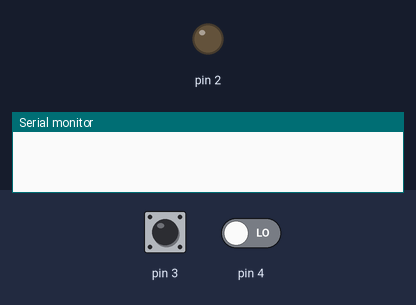
Bench run of a sketch on a simulated Arduino Uno, built with avr-gcc and run on an emulated ATmega328P. Parts: output pins drawn as LEDs (lit = HIGH), the last lines printed to the serial monitor. The test bench sets the inputs (shaded band); at power-on: pin 3 LOW, pin 4 LOW.

Above: at 1.2 s.
1.3 s: pin 3 driven HIGH
3.2 s: pin 4 driven HIGH
4.8 s: pin 3 driven LOW
6.7 s: pin 4 driven LOW
At 7.1 s:
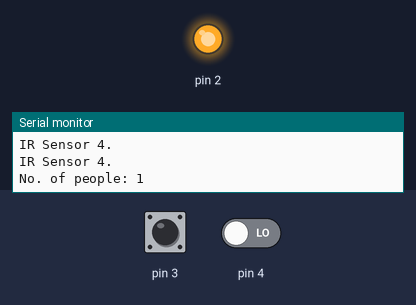
8.2 s: pin 3 driven HIGH and pin 4 driven HIGH
11.2 s: pin 3 pulsed LOW 2 times (0.12 s each, 0.3 s apart)
Timing chart, 0 to 14.2 s (numbered marks = the images above; inputs shaded):
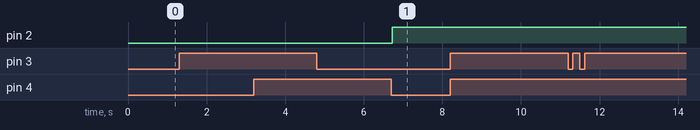

Measured:
- after the input at 6.7 s, pin 2: LOW → HIGH at once

The sketch:

auto_light_IR_sensor_.ino
```cpp
//================================
// Successful run on: 19/11/2023
//================================
byte PersonNo;
byte bt = 0;
bool entering, exiting, bet;

void setup() {
  pinMode(3, INPUT);
  pinMode(4, INPUT);
  pinMode(2, OUTPUT);
  Serial.begin(9600);
}

void loop() {
  entering = exiting = bet = false;

  if (digitalRead(3) == HIGH && digitalRead(4) == HIGH) bet = true;   // Check if the person is standing in front of both sensors.

// Check if the person is entering.

  while(digitalRead(3) == HIGH){
    Serial.println("IR sensor 3.");
    if (digitalRead(4) == HIGH && !bet){
      entering = true;
      Serial.println("IR sensor 3 and 4");
    }
  }


  // Check if the person is exiting.

  while(digitalRead(4) == HIGH){
    Serial.println("IR Sensor 4.");
    if (digitalRead(3) == HIGH && !bet){
      Serial.println("IR sensors 4 and 3.");
      exiting = true;
    }
  }

  //Check if the person is still exiting.

  if (digitalRead(3) == HIGH && digitalRead(4) == HIGH)  {               // if not, then the person must be standing in front of both sensors.
    exiting = false;
    bet = true;
    Serial.println("Person is in between.");
  }

  while (bet){
    if (!(digitalRead(3) == HIGH && digitalRead(4) == HIGH)) {
      ++bt;
      bet = false;                                                  // halt until the the person has moved.
      Serial.println("Person has moved and is exiting.");
    }
  }

// Increment or decrement person counter accordingly.
  if (entering){
    ++PersonNo;
    entering = false;
    Serial.print("No. of people: ");Serial.println(PersonNo);
  }

  if (exiting){
    --PersonNo;
    exiting = false;
    Serial.println("No. of people: "); Serial.println(PersonNo);
  }

// Turn on light only if someone is in the room.
  if (PersonNo > 0) digitalWrite(2, HIGH);
  else digitalWrite(2, LOW);
}
```
